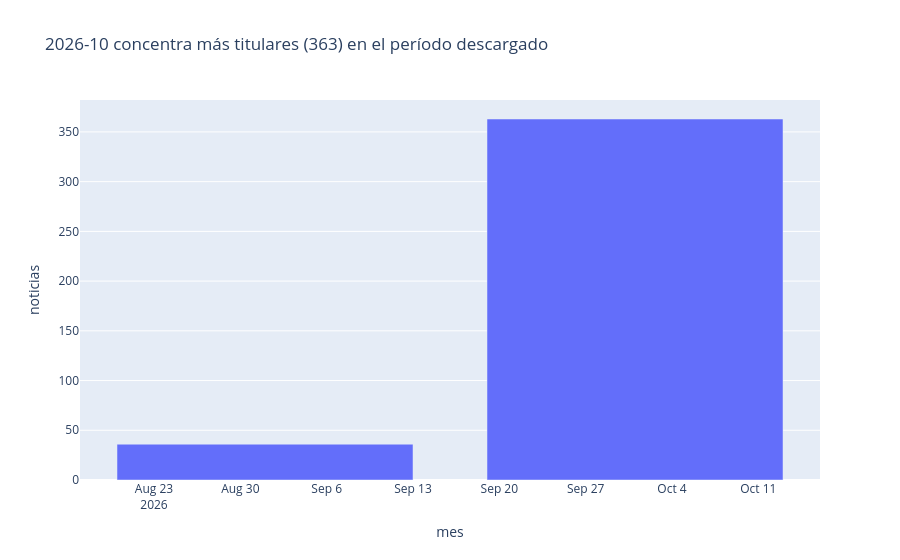

The cell this chart's notebook holds for it:
### Code cell
df['fecha'] = pd.to_datetime(df['fecha'], errors='coerce')
assert df['fecha'].notna().all(), 'Hay fechas sin analizar: revisar la fuente.'
por_mes = df.assign(mes=df['fecha'].dt.to_period('M').astype(str)).groupby('mes').size().reset_index(name='noticias')
pico = por_mes.loc[por_mes['noticias'].idxmax()]
fig = px.bar(por_mes, x='mes', y='noticias',
             title=f"{pico['mes']} concentra más titulares ({pico['noticias']}) en el período descargado")
fig.show()

fig_estatica, ax = plt.subplots(figsize=(8, 4))
ax.bar(por_mes['mes'], por_mes['noticias'], color='#636efa')
ax.set(title=fig.layout.title.text, xlabel='Mes', ylabel='Noticias')
fig_estatica.tight_layout()
plt.show()

### Figure 1 — Plotly figure (JSON) as saved in the notebook; plotly's stock layout.template omitted (floating-point values rounded to 4 significant figures)
{"data": [{"hovertemplate": "mes=%{x}<br>noticias=%{y}<extra></extra>", "legendgroup": "", "marker": {"color": "#636efa", "pattern": {"shape": ""}}, "name": "", "orientation": "v", "showlegend": false, "textposition": "auto", "type": "bar", "x": ["2026-09", "2026-10"], "xaxis": "x", "y": [36, 363], "yaxis": "y"}], "layout": {"barmode": "relative", "legend": {"tracegroupgap": 0}, "title": {"text": "2026-10 concentra más titulares (363) en el período descargado"}, "xaxis": {"anchor": "y", "domain": [0.0, 1.0], "title": {"text": "mes"}}, "yaxis": {"anchor": "x", "domain": [0.0, 1.0], "title": {"text": "noticias"}}}}
